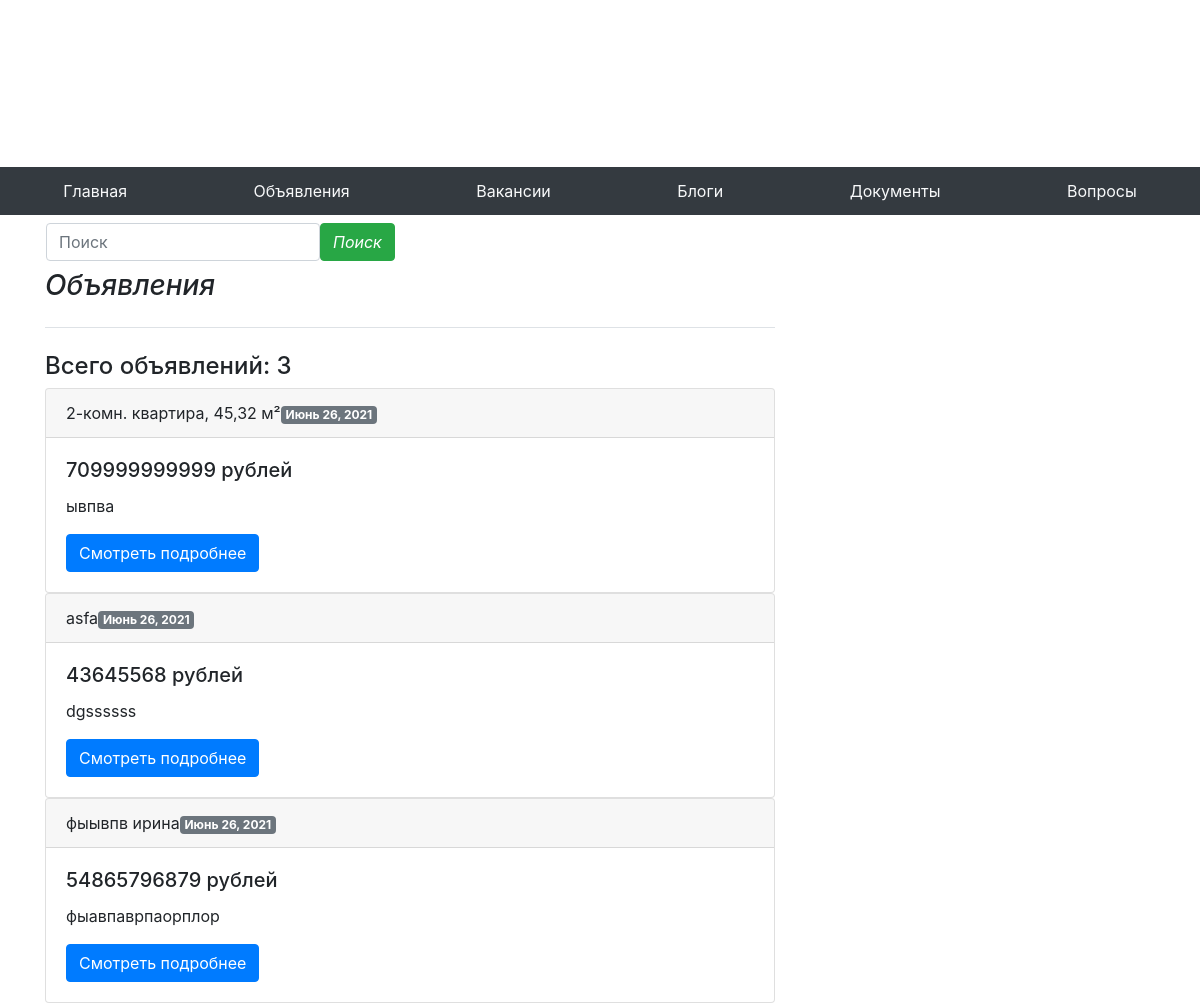
The page /ads/ (lower part) on the database as committed earlier.
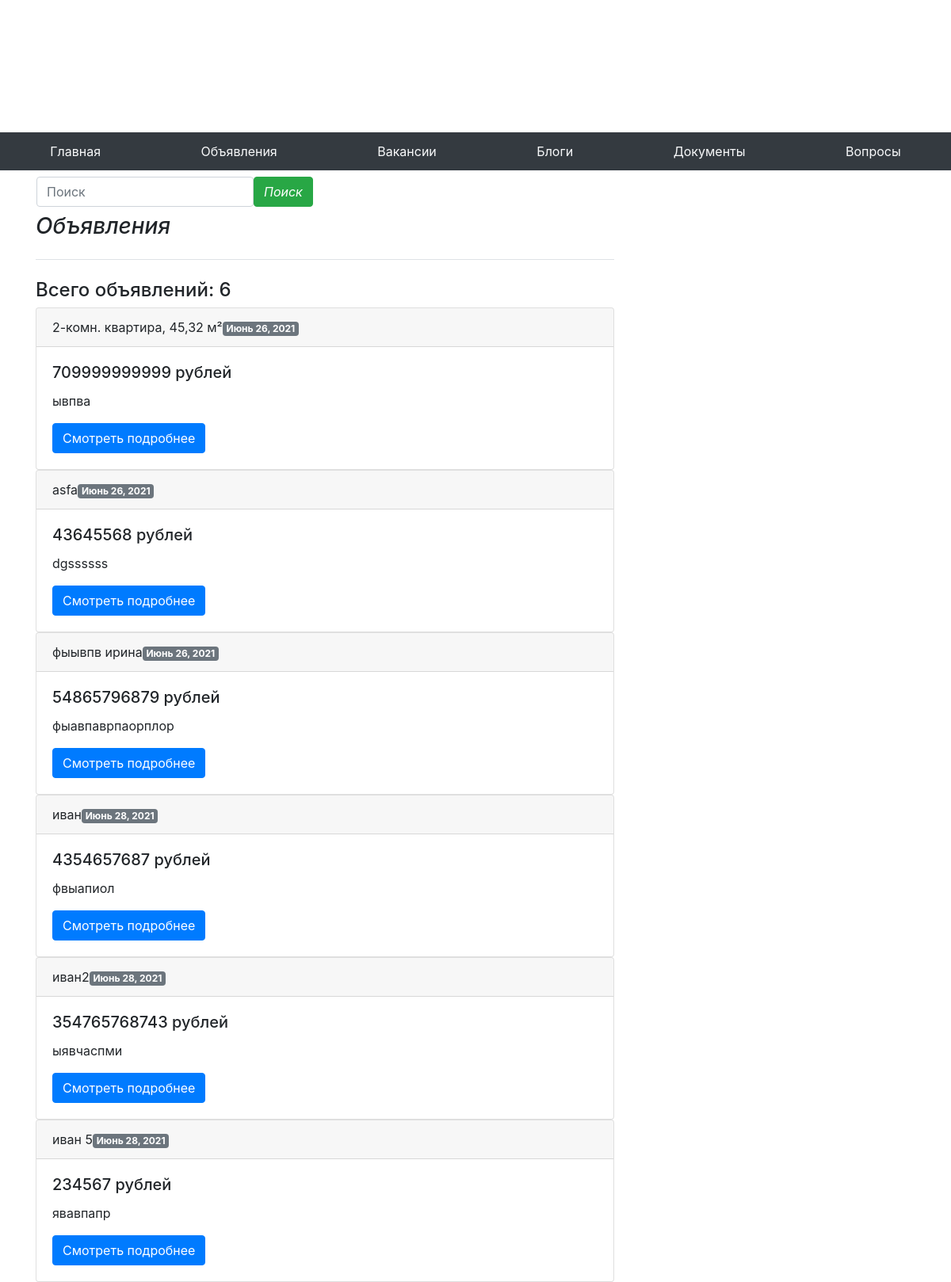
The same page on the database as committed later.
### ad/models.py (models this page shows, shortened)
class Ad(models.Model):
    id_ad = models.AutoField(primary_key=True, blank=True)
    author = models.ForeignKey(User, on_delete=models.SET_NULL, null=True, blank=True)
    title = models.CharField('Название объявления', max_length=50)
    description = models.TextField('Описание объявления')
    price = models.IntegerField('Цена')
    geo = models.TextField('Местоположение')
    date = models.DateField('Дата публикации', auto_now_add=True)
    status = models.BooleanField('Продано', default=False)
    class Meta:
        verbose_name = "Объявление"
        verbose_name_plural = "Объявления"

### ad/views.py (the view)
# urls.py: path('', views.index, name='ads_index'),
def index(request):
    ads = Ad.objects.all()
    count = Ad.objects.count()
    context ={}
    form = AdForm(request.POST or None)
    if form.is_valid():
        ad = form.save(commit=False)
        ad.author = request.user
        ad.save()
    context['form']= form
    context['ads']= ads
    context['count']= count
    return render(request,
        'ad/index.html',
         context
       )

### ad/forms.py
class AdForm(forms.ModelForm):
    title = forms.CharField(label='Название', required=True, widget=forms.TextInput(attrs={"class":"form-control"}))
    description = forms.CharField(label='Описание', widget=forms.Textarea(attrs={"class":"form-control"}))
    price = forms.IntegerField(label='Стоимость', widget=forms.TextInput(attrs={"class":"form-control"}))
    geo = forms.CharField(label='Местоположение', widget=forms.TextInput(attrs={"class":"form-control"}))
    class Meta:
        model = Ad
        fields = [
            "title",
            "description",
            "price",
            "geo"
        ]

### ad/templates/ad/index.html (shortened to what this page needs)
{% extends 'main/base.html' %}
{% block content %}
<div class="input-group d-flex justify-content-between">
  <div>
    <form action="{% url 'search_results' %}" method="get" class="form-inline mx-sm-3 mb-2">
    <input name="q" type="search" id="form1" class="form-control" placeholder="Поиск">
    <button type="submit" class="btn btn-success">
      <i>Поиск</i>
    </button>
  </form>
  </div>
</div>
    <div class="col-md-8 blog-main">
      <h3 class="pb-4 mb-4 font-italic border-bottom">
       Объявления
      </h3>
      <h4>Всего объявлений: {{ count }}</h4>
{% for ad in ads %}
      <div class="card">
  <div class="card-header">
      {{ad.title}}<span class="badge badge-secondary">{{ad.date}}</span>
  </div>
  <div class="card-body">
    <h5 class="card-title">{{ad.price}} рублей</h5>
    <p class="card-text">{{ad.description}}</p>
      <a href="{% url 'ad_detail' ad.id_ad %}" class="btn btn-primary">Смотреть подробнее</a>
  </div>
</div>
{% endfor %}
    </div>
{% endblock %}

Rows that differ between the two databases and show on the page:
added Ad: title "иван", date "Июнь 28, 2021", price "4354657687", description "фвыапиол"
added Ad: title "иван2", date "Июнь 28, 2021", price "354765768743", description "ыявчаспми"
added Ad: title "иван 5", date "Июнь 28, 2021", price "234567", description "явавпапр"
Other text that changed with them:
{{ count }}: "3" → "6"
